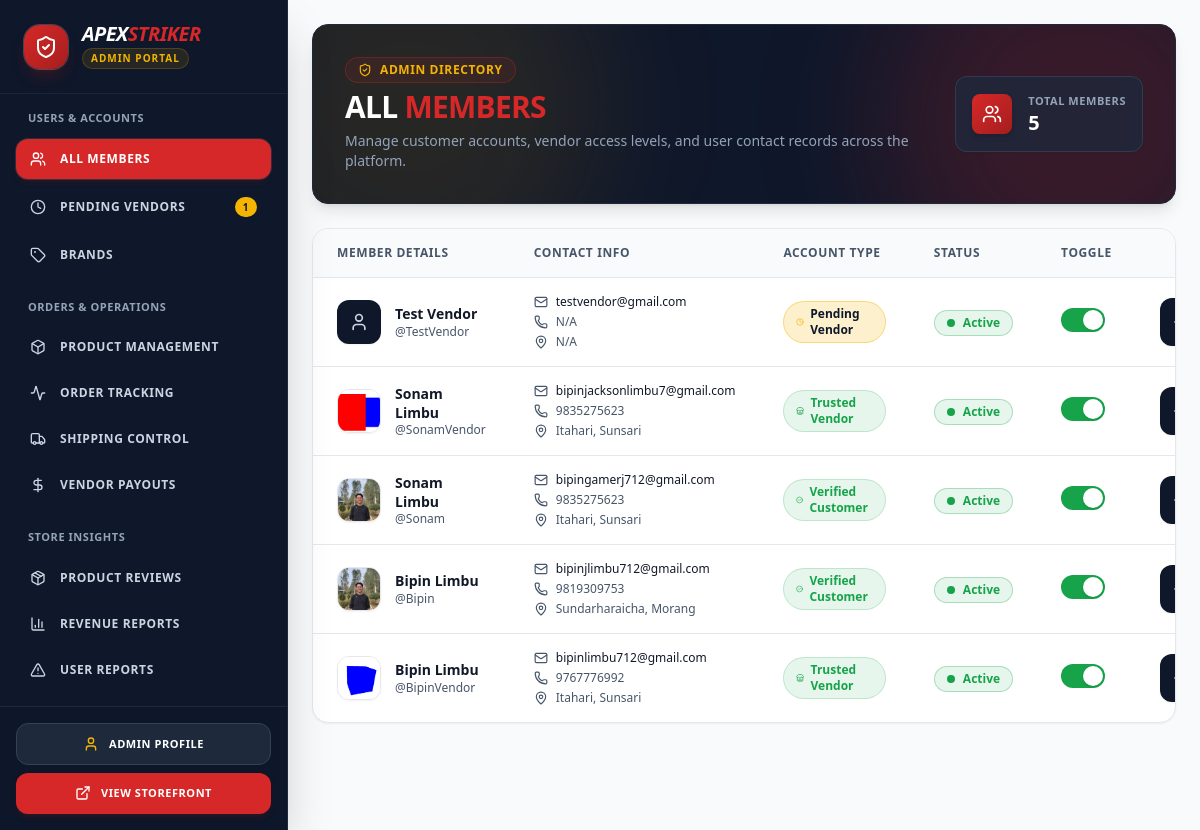
Before: /dashboard/admin/ (signed in) with the older database file.
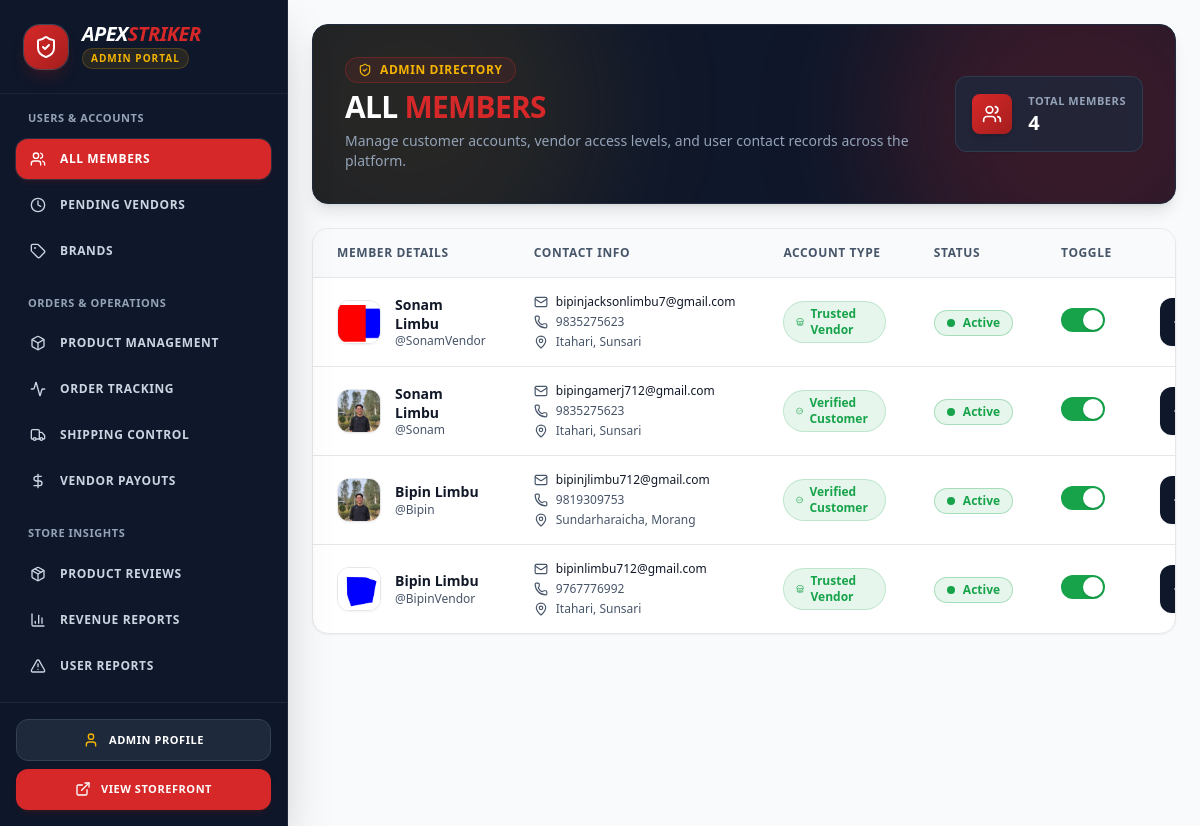
After: the same page with the newer database file.
### as_app/models.py (models this page shows, shortened)
class User(AbstractUser):
    class Role(models.TextChoices):
        ADMIN = 'admin', 'Admin'
        VENDOR = 'vendor', 'Vendor'
        CUSTOMER = 'customer', 'Customer'
    phone = models.CharField(max_length=20, blank=True)
    address = models.TextField(blank=True)
    role = models.CharField(max_length=20, choices=Role.choices, default=Role.CUSTOMER)
    profile_picture = models.ImageField(upload_to='images/user/', blank=True, null=True)
    auth_token = models.CharField(max_length=255, blank=True, null=True)
    is_verified = models.BooleanField(default=False)

### as_app/views/dashboard.py (the view, shortened to what this page needs)
# urls.py: path('dashboard/admin/', admin_dashboard_view, name='admin_dashboard'),
@login_required
def admin_dashboard_view(request):
    if request.user.role != 'admin':
        messages.error(request, "You are not authorized to access the admin dashboard.")
        return redirect('/')
    section = request.GET.get('section', 'member-list')
    brands = Brand.objects.filter(is_active=True).order_by('name')
    context = {
        'section' : section,
        'brands': brands,
        'total_pending_vendors': Vendor.objects.filter(status=Vendor.Status.PENDING).count(),
        'total_pending_brands': Brand.objects.filter(is_active=False).count(),
        'total_pending_payouts': Disbursement.objects.filter(is_transferred=False).count(),
        'total_admin_revenue': sum(disbursement.admin_commission for disbursement in Disbursement.objects.filter(is_transferred=True)),
        'total_vendor_revenue': sum(disbursement.payout_amount for disbursement in Disbursement.objects.filter(is_transferred=True)),
        'total_revenue': sum(disbursement.total_amount for disbursement in Disbursement.objects.filter(is_transferred=True)),
        'total_reported_users': Report.objects.filter(is_resolved=False).count(),
        'average_rating': Review.objects.aggregate(average_rating=Avg('rating'))['average_rating'] if Review.objects.exists() else 0,
    }
    if section == 'member-list':
        context['members'] = User.objects.exclude(is_superuser=True).order_by('-date_joined')
    elif section == 'pending-vendors':
        context['vendors'] = Vendor.objects.filter(status=Vendor.Status.PENDING).order_by('-requested_on')
    elif section == 'brand-management':
        context['brands'] = Brand.objects.all()
    elif section == 'shipping-control':
        context['shipping_orders'] = Order.objects.all().order_by('-created_at')
    elif section == 'pending-payout':
        context['pending_payouts'] = Disbursement.objects.filter(is_transferred=False).order_by('-created_at')
    elif section == 'product-reviews':
        context['product_reviews'] = Review.objects.all().order_by('-created_at')
    elif section == 'revenue-logs':
        context['revenue_logs'] = Disbursement.objects.filter(is_transferred=True).order_by('-created_at')
    elif section == 'reported-users':
        context['reported_users'] = Report.objects.all().order_by('-created_at')
    return render(request, 'dashboard/admin_dashboard.html', context)

### as_app/models.py (called while the page is built)
    @property
    def total_amount(self):
        return self.admin_commission + self.payout_amount

### as_app/templates/dashboard/admin_dashboard.html (shortened to what the changed rows need)
<!DOCTYPE html>
<html lang="en">
<head>
    {% load static %}
    <link href="{% static 'css/styles.css' %}" rel="stylesheet" />
</head>
<body class="bg-[#F8FAFC] text-[#111827] flex min-h-screen overflow-hidden font-sans">
    <aside class="w-72 bg-[#0F172A] text-white flex flex-col shadow-2xl relative z-30 shrink-0 border-r border-slate-800">
        <div class="p-6 border-b border-slate-800/80">
            <div class="flex items-center gap-3.5">
                <div>
                    <h1 class="text-xl font-black italic tracking-tight uppercase leading-none text-white">
                        Apex<span class="text-[#D62828]">Striker</span>
                    </h1>
                </div>
            </div>
        </div>
        <nav class="flex-grow p-4 space-y-6 overflow-y-auto custom-scrollbar">
            <div class="space-y-1.5">
                <h2 class="px-3 text-[11px] font-extrabold text-slate-400 uppercase tracking-wider mb-3">
                    Users & Accounts
                </h2>
                <a href="?section=pending-vendors" class="flex items-center justify-between px-3.5 py-3 rounded-xl transition-all font-bold text-xs uppercase tracking-wider group {% if section == 'pending-vendors' %}bg-[#D62828] text-white shadow-md shadow-red-900/20 ring-1 ring-white/10{% else %}text-slate-300 hover:bg-slate-800/80 hover:text-white{% endif %}">
                    <div class="flex items-center gap-3.5">
                        <i data-lucide="clock" class="w-4 h-4 transition-transform group-hover:scale-110"></i>
                        <span>Pending Vendors</span>
                    </div>
                    {% if total_pending_vendors > 0 %}
                        <span class="bg-[#F4B400] text-[#0F172A] font-extrabold px-2 py-0.5 rounded-full text-[10px] shadow-sm">
                            {{ total_pending_vendors }}
                        </span>
                    {% endif %}
                </a>
            </div>
            <div class="space-y-1.5">
                <h2 class="px-3 text-[11px] font-extrabold text-slate-400 uppercase tracking-wider mb-3">
                    Orders & Operations
                </h2>
            </div>
            <div class="space-y-1.5">
                <h2 class="px-3 text-[11px] font-extrabold text-slate-400 uppercase tracking-wider mb-3">
                    Store Insights
                </h2>
            </div>
        </nav>
    </aside>
    <main class="flex-grow flex flex-col h-screen overflow-y-auto bg-[#F8FAFC]">
        {% if section == 'member-list' or not section %}
        {% include 'dashboard/admin/_member_list.html' %}
        {% elif section == 'pending-vendors' %}
        {% include 'dashboard/admin/_pending_vendors.html' %}
        {% elif section == 'brand-management' %}
        {% include 'dashboard/admin/_brand_management.html' %}
        {% elif section == 'product-management' %}
        {% include 'dashboard/admin/_product_management.html' %}
        {% elif section == 'order-items-tracking' %}
        {% include 'dashboard/admin/_order_items_tracking.html' %}
        {% elif section == 'shipping-control' %}
        {% include 'dashboard/admin/_shipping_control.html' %}
        {% elif section == 'pending-payout' %}
        {% include 'dashboard/admin/_pending_payout.html' %}
        {% elif section == 'product-reviews' %}
        {% include 'dashboard/admin/_product_reviews.html' %}
        {% elif section == 'revenue-logs' %}
        {% include 'dashboard/admin/_revenue_logs.html' %}
        {% elif section == 'reported-users' %}
        {% include 'dashboard/admin/_reported_users.html' %}
        {% endif %}
    </main>
</body>
</html>

### as_app/templates/dashboard/admin/_member_list.html (shortened to what the changed rows need)
<div class="space-y-6 p-6 w-full">
    <div class="bg-[#0F172A] rounded-2xl p-6 lg:p-8 text-white shadow-lg relative overflow-hidden border border-slate-800">
        <div class="relative z-10 flex flex-col md:flex-row md:items-center justify-between gap-6">
            <div class="space-y-1.5">
                <h1 class="text-2xl lg:text-3xl font-extrabold text-white tracking-tight uppercase">
                    All <span class="text-[#D62828]">Members</span>
                </h1>
            </div>
            <div class="bg-slate-800/80 border border-slate-700/80 p-4 rounded-xl backdrop-blur-sm flex items-center gap-4 shrink-0 shadow-sm">
                <div>
                    <p class="text-[11px] font-bold text-slate-400 uppercase tracking-wider">Total Members</p>
                    <p class="text-xl font-black text-white leading-tight">{{ members|length }}</p>
                </div>
            </div>
        </div>
    </div>
    <div class="bg-white rounded-2xl border border-[#E5E7EB] shadow-sm overflow-hidden w-full">
        <div class="overflow-x-auto w-full">
            <table class="w-full text-left border-collapse">
                {% if members %}
                    <thead>
                        <tr class="bg-[#F8FAFC] border-b border-[#E5E7EB]">
                            <th class="px-6 py-4 text-xs font-bold text-[#475569] uppercase tracking-wider">Member Details</th>
                            <th class="px-6 py-4 text-xs font-bold text-[#475569] uppercase tracking-wider">Contact Info</th>
                            <th class="px-6 py-4 text-xs font-bold text-[#475569] uppercase tracking-wider">Account Type</th>
                            <th class="px-6 py-4 text-xs font-bold text-[#475569] uppercase tracking-wider">Status</th>
                            <th class="px-6 py-4 text-xs font-bold text-[#475569] uppercase tracking-wider">Toggle</th>
                            <th class="px-6 py-4 text-xs font-bold text-[#475569] uppercase tracking-wider text-right">Actions</th>
                        </tr>
                    </thead>
                {% endif %}
                <tbody class="divide-y divide-[#E5E7EB]">
                    {% for member in members %}
                    <tr class="hover:bg-[#F8FAFC]/80 transition-colors group">
                        <td class="px-6 py-4 align-middle">
                            <div class="flex items-center gap-3.5">
                                <div class="relative h-11 w-11 shrink-0">
                                    {% if member.profile_picture %}
                                        <img src="{{ member.profile_picture.url }}"
                                             class="h-full w-full object-cover rounded-xl border border-[#E5E7EB] shadow-sm">
                                    {% else %}
                                        <div class="h-full w-full bg-[#0F172A] rounded-xl flex items-center justify-center text-white font-bold shadow-sm">
                                            <i data-lucide="user" class="w-5 h-5 text-slate-300"></i>
                                        </div>
                                    {% endif %}
                                </div>
                                <div>
                                    <p class="font-bold text-[#111827] text-sm group-hover:text-[#D62828] transition-colors leading-snug">
                                        {{ member.first_name }} {{ member.last_name }}
                                    </p>
                                    <p class="text-xs text-[#475569] font-medium">@{{ member.username }}</p>
                                </div>
                            </div>
                        </td>
                        <td class="px-6 py-4 align-middle">
                            <div class="space-y-1 text-xs">
                                <div class="flex items-center gap-2 text-[#111827]">
                                    <i data-lucide="mail" class="w-3.5 h-3.5 text-[#475569] shrink-0"></i>
                                    <span class="font-medium" title="{{ member.email }}">{{ member.email|default:"N/A" }}</span>
                                </div>
                                <div class="flex items-center gap-2 text-[#475569]">
                                    <i data-lucide="phone" class="w-3.5 h-3.5 text-[#475569] shrink-0"></i>
                                    <span>{{ member.phone|default:"N/A" }}</span>
                                </div>
                                <div class="flex items-center gap-2 text-[#475569]">
                                    <i data-lucide="map-pin" class="w-3.5 h-3.5 text-[#475569] shrink-0"></i>
                                    <span title="{{ member.address }}">{{ member.address|default:"N/A" }}</span>
                                </div>
                            </div>
                        </td>
                        <td class="px-6 py-4 align-middle">
                            {% if member.role == 'admin' %}
                                <span class="inline-flex items-center gap-1.5 text-xs font-bold text-[#0F172A] bg-slate-100 px-3 py-1 rounded-full border border-slate-300">
                                    <i data-lucide="shield" class="w-3 h-3 text-[#D62828]"></i> Admin
                                </span>
                            {% elif member.role == 'vendor' and member.vendor_profile.status == 'pending' %}
                                <span class="inline-flex items-center gap-1.5 text-xs font-bold text-[#0F172A] bg-[#F4B400]/20 px-3 py-1 rounded-full border border-[#F4B400]/40">
                                    <i data-lucide="clock" class="w-3 h-3 text-[#F4B400]"></i> Pending Vendor
                                </span>
                            {% elif member.role == 'vendor' and member.vendor_profile.status == 'approved' %}
                                <span class="inline-flex items-center gap-1.5 text-xs font-bold text-[#16A34A] bg-[#16A34A]/10 px-3 py-1 rounded-full border border-[#16A34A]/20">
                                    <i data-lucide="store" class="w-3 h-3"></i> Trusted Vendor
                                </span>
                            {% elif member.role == 'vendor' and member.vendor_profile.status == 'rejected' %}
                                <span class="inline-flex items-center gap-1.5 text-xs font-bold text-[#DC2626] bg-[#DC2626]/10 px-3 py-1 rounded-full border border-[#DC2626]/20">
                                    <i data-lucide="x-circle" class="w-3 h-3"></i> Rejected Vendor
                                </span>
                            {% elif member.role == 'customer' and member.is_verified %}
                                <span class="inline-flex items-center gap-1.5 text-xs font-bold text-[#16A34A] bg-[#16A34A]/10 px-3 py-1 rounded-full border border-[#16A34A]/20">
                                    <i data-lucide="check-circle-2" class="w-3 h-3"></i> Verified Customer
                                </span>
                            {% else %}
                                <span class="inline-flex items-center gap-1.5 text-xs font-bold text-[#475569] bg-slate-100 px-3 py-1 rounded-full border border-[#E5E7EB]">
                                    <i data-lucide="user" class="w-3 h-3"></i> Customer
                                </span>
                            {% endif %}
                        </td>
                        <td class="px-6 py-4 align-middle">
                            <div class="inline-flex items-center gap-2 px-3 py-1 rounded-full border text-xs font-bold {% if member.is_active %}bg-[#16A34A]/10 border-[#16A34A]/30 text-[#16A34A]{% else %}bg-slate-100 border-slate-300 text-[#475569]{% endif %}">
                                <span class="h-2 w-2 rounded-full {% if member.is_active %}bg-[#16A34A] animate-pulse{% else %}bg-slate-400{% endif %}"></span>
                                <span>{% if member.is_active %}Active{% else %}Inactive{% endif %}</span>
                            </div>
                        </td>
                        <td class="px-6 py-4 align-middle">
                            <button type="button"
                                    onclick="openToggleModal('{{ member.id }}', '{{ member.first_name|escapejs }} {{ member.last_name|escapejs }}', {% if member.is_active %}true{% else %}false{% endif %})"
                                    class="relative inline-flex h-6 w-11 shrink-0 cursor-pointer rounded-full border-2 border-transparent transition-colors duration-200 ease-in-out focus:outline-none {% if member.is_active %}bg-[#16A34A]{% else %}bg-slate-300{% endif %}"
                                    title="Toggle active status">
                                <span class="pointer-events-none inline-block h-5 w-5 transform rounded-full bg-white shadow ring-0 transition duration-200 ease-in-out {% if member.is_active %}translate-x-5{% else %}translate-x-0{% endif %}"></span>
                            </button>
                        </td>
                        <td class="px-6 py-4 align-middle text-right">
                            <div class="flex items-center justify-end gap-2">
                                <a href="/profile/{{ member.id }}/"
                                   class="inline-flex items-center gap-1.5 bg-[#0F172A] hover:bg-slate-800 text-white px-3.5 py-2 rounded-xl text-xs font-bold transition-all shadow-sm">
                                </a>
                            </div>
                        </td>
                    </tr>
                    {% endfor %}
                </tbody>
            </table>
        </div>
    </div>
</div>

Changed rows visible on the page:
removed User: first_name "Test", last_name "Vendor", username "TestVendor", email "testvendor@gmail.com", phone "N/A", address "N/A", role "vendor" (drawn), is_active True (drawn)
Other visible differences:
{{ members|length }}: "5" → "4"
{{ total_pending_vendors }}: "1" → (not shown)
